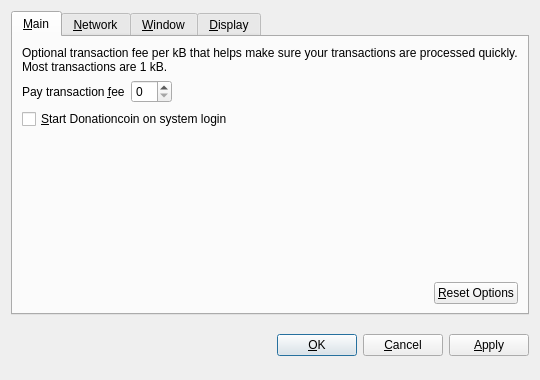
<?xml version="1.0" encoding="UTF-8"?>
<ui version="4.0">
 <class>OptionsDialog</class>
 <widget class="QDialog" name="OptionsDialog">
  <property name="geometry">
   <rect>
    <x>0</x>
    <y>0</y>
    <width>540</width>
    <height>380</height>
   </rect>
  </property>
  <property name="windowTitle">
   <string>Options</string>
  </property>
  <property name="modal">
   <bool>true</bool>
  </property>
  <layout class="QVBoxLayout" name="verticalLayout">
   <item>
    <widget class="QTabWidget" name="tabWidget">
     <property name="tabPosition">
      <enum>QTabWidget::North</enum>
     </property>
     <property name="currentIndex">
      <number>0</number>
     </property>
     <widget class="QWidget" name="tabMain">
      <attribute name="title">
       <string>&amp;Main</string>
      </attribute>
      <layout class="QVBoxLayout" name="verticalLayout_Main">
       <item>
        <widget class="QLabel" name="transactionFeeInfoLabel">
         <property name="text">
          <string>Optional transaction fee per kB that helps make sure your transactions are processed quickly. Most transactions are 1 kB.</string>
         </property>
         <property name="textFormat">
          <enum>Qt::PlainText</enum>
         </property>
         <property name="wordWrap">
          <bool>true</bool>
         </property>
        </widget>
       </item>
       <item>
        <layout class="QHBoxLayout" name="horizontalLayout_1_Main">
         <item>
          <widget class="QLabel" name="transactionFeeLabel">
           <property name="text">
            <string>Pay transaction &amp;fee</string>
           </property>
           <property name="textFormat">
            <enum>Qt::PlainText</enum>
           </property>
           <property name="buddy">
            <cstring>transactionFee</cstring>
           </property>
          </widget>
         </item>
         <item>
          <widget class="DonationcoinAmountField" name="transactionFee"/>
         </item>
         <item>
          <spacer name="horizontalSpacer_1_Main">
           <property name="orientation">
            <enum>Qt::Horizontal</enum>
           </property>
           <property name="sizeHint" stdset="0">
            <size>
             <width>40</width>
             <height>20</height>
            </size>
           </property>
          </spacer>
         </item>
        </layout>
       </item>
       <item>
        <widget class="QCheckBox" name="donationcoinAtStartup">
         <property name="toolTip">
          <string>Automatically start Donationcoin after logging in to the system.</string>
         </property>
         <property name="text">
          <string>&amp;Start Donationcoin on system login</string>
         </property>
        </widget>
       </item>
       <item>
        <spacer name="verticalSpacer_Main">
         <property name="orientation">
          <enum>Qt::Vertical</enum>
         </property>
         <property name="sizeHint" stdset="0">
          <size>
           <width>20</width>
           <height>40</height>
          </size>
         </property>
        </spacer>
       </item>
       <item>
        <layout class="QHBoxLayout" name="horizontalLayout_2_Main">
         <item>
          <spacer name="horizontalSpacer_2_Main">
           <property name="orientation">
            <enum>Qt::Horizontal</enum>
           </property>
           <property name="sizeHint" stdset="0">
            <size>
             <width>40</width>
             <height>20</height>
            </size>
           </property>
          </spacer>
         </item>
         <item>
          <widget class="QPushButton" name="resetButton">
           <property name="toolTip">
            <string>Reset all client options to default.</string>
           </property>
           <property name="text">
            <string>&amp;Reset Options</string>
           </property>
           <property name="autoDefault">
            <bool>false</bool>
           </property>
          </widget>
         </item>
        </layout>
       </item>
      </layout>
     </widget>
     <widget class="QWidget" name="tabNetwork">
      <attribute name="title">
       <string>&amp;Network</string>
      </attribute>
      <layout class="QVBoxLayout" name="verticalLayout_Network">
       <item>
        <widget class="QCheckBox" name="mapPortUpnp">
         <property name="toolTip">
          <string>Automatically open the Donationcoin client port on the router. This only works when your router supports UPnP and it is enabled.</string>
         </property>
         <property name="text">
          <string>Map port using &amp;UPnP</string>
         </property>
        </widget>
       </item>
       <item>
        <widget class="QCheckBox" name="connectSocks">
         <property name="toolTip">
          <string>Connect to the Donationcoin network through a SOCKS proxy (e.g. when connecting through Tor).</string>
         </property>
         <property name="text">
          <string>&amp;Connect through SOCKS proxy:</string>
         </property>
        </widget>
       </item>
       <item>
        <layout class="QHBoxLayout" name="horizontalLayout_Network">
         <item>
          <widget class="QLabel" name="proxyIpLabel">
           <property name="text">
            <string>Proxy &amp;IP:</string>
           </property>
           <property name="textFormat">
            <enum>Qt::PlainText</enum>
           </property>
           <property name="buddy">
            <cstring>proxyIp</cstring>
           </property>
          </widget>
         </item>
         <item>
          <widget class="QValidatedLineEdit" name="proxyIp">
           <property name="maximumSize">
            <size>
             <width>140</width>
             <height>16777215</height>
            </size>
           </property>
           <property name="toolTip">
            <string>IP address of the proxy (e.g. 127.0.0.1)</string>
           </property>
          </widget>
         </item>
         <item>
          <widget class="QLabel" name="proxyPortLabel">
           <property name="text">
            <string>&amp;Port:</string>
           </property>
           <property name="textFormat">
            <enum>Qt::PlainText</enum>
           </property>
           <property name="buddy">
            <cstring>proxyPort</cstring>
           </property>
          </widget>
         </item>
         <item>
          <widget class="QLineEdit" name="proxyPort">
           <property name="maximumSize">
            <size>
             <width>55</width>
             <height>16777215</height>
            </size>
           </property>
           <property name="toolTip">
            <string>Port of the proxy (e.g. 9050)</string>
           </property>
          </widget>
         </item>
         <item>
          <widget class="QLabel" name="socksVersionLabel">
           <property name="text">
            <string>SOCKS &amp;Version:</string>
           </property>
           <property name="textFormat">
            <enum>Qt::PlainText</enum>
           </property>
           <property name="buddy">
            <cstring>socksVersion</cstring>
           </property>
          </widget>
         </item>
         <item>
          <widget class="QValueComboBox" name="socksVersion">
           <property name="toolTip">
            <string>SOCKS version of the proxy (e.g. 5)</string>
           </property>
          </widget>
         </item>
         <item>
          <spacer name="horizontalSpacer_Network">
           <property name="orientation">
            <enum>Qt::Horizontal</enum>
           </property>
           <property name="sizeHint" stdset="0">
            <size>
             <width>40</width>
             <height>20</height>
            </size>
           </property>
          </spacer>
         </item>
        </layout>
       </item>
       <item>
        <spacer name="verticalSpacer_Network">
         <property name="orientation">
          <enum>Qt::Vertical</enum>
         </property>
         <property name="sizeHint" stdset="0">
          <size>
           <width>20</width>
           <height>40</height>
          </size>
         </property>
        </spacer>
       </item>
      </layout>
     </widget>
     <widget class="QWidget" name="tabWindow">
      <attribute name="title">
       <string>&amp;Window</string>
      </attribute>
      <layout class="QVBoxLayout" name="verticalLayout_Window">
       <item>
        <widget class="QCheckBox" name="minimizeToTray">
         <property name="toolTip">
          <string>Show only a tray icon after minimizing the window.</string>
         </property>
         <property name="text">
          <string>&amp;Minimize to the tray instead of the taskbar</string>
         </property>
        </widget>
       </item>
       <item>
        <widget class="QCheckBox" name="minimizeOnClose">
         <property name="toolTip">
          <string>Minimize instead of exit the application when the window is closed. When this option is enabled, the application will be closed only after selecting Quit in the menu.</string>
         </property>
         <property name="text">
          <string>M&amp;inimize on close</string>
         </property>
        </widget>
       </item>
       <item>
        <spacer name="verticalSpacer_Window">
         <property name="orientation">
          <enum>Qt::Vertical</enum>
         </property>
         <property name="sizeHint" stdset="0">
          <size>
           <width>20</width>
           <height>40</height>
          </size>
         </property>
        </spacer>
       </item>
      </layout>
     </widget>
     <widget class="QWidget" name="tabDisplay">
      <attribute name="title">
       <string>&amp;Display</string>
      </attribute>
      <layout class="QVBoxLayout" name="verticalLayout_Display">
       <item>
        <layout class="QHBoxLayout" name="horizontalLayout_1_Display">
         <item>
          <widget class="QLabel" name="langLabel">
           <property name="text">
            <string>User Interface &amp;language:</string>
           </property>
           <property name="textFormat">
            <enum>Qt::PlainText</enum>
           </property>
           <property name="buddy">
            <cstring>lang</cstring>
           </property>
          </widget>
         </item>
         <item>
          <widget class="QValueComboBox" name="lang">
           <property name="toolTip">
            <string>The user interface language can be set here. This setting will take effect after restarting Donationcoin.</string>
           </property>
          </widget>
         </item>
        </layout>
       </item>
       <item>
        <layout class="QHBoxLayout" name="horizontalLayout_2_Display">
         <item>
          <widget class="QLabel" name="unitLabel">
           <property name="text">
            <string>&amp;Unit to show amounts in:</string>
           </property>
           <property name="textFormat">
            <enum>Qt::PlainText</enum>
           </property>
           <property name="buddy">
            <cstring>unit</cstring>
           </property>
          </widget>
         </item>
         <item>
          <widget class="QValueComboBox" name="unit">
           <property name="toolTip">
            <string>Choose the default subdivision unit to show in the interface and when sending coins.</string>
           </property>
          </widget>
         </item>
        </layout>
       </item>
       <item>
        <widget class="QCheckBox" name="displayAddresses">
         <property name="toolTip">
          <string>Whether to show Donationcoin addresses in the transaction list or not.</string>
         </property>
         <property name="text">
          <string>&amp;Display addresses in transaction list</string>
         </property>
        </widget>
       </item>
       <item>
        <widget class="QCheckBox" name="coinControlFeatures">
         <property name="toolTip">
          <string>Whether to show coin control features or not.</string>
         </property>
         <property name="text">
          <string>Display coin &amp;control features (experts only!)</string>
         </property>
        </widget>
       </item>
       <item>
        <spacer name="verticalSpacer_Display">
         <property name="orientation">
          <enum>Qt::Vertical</enum>
         </property>
         <property name="sizeHint" stdset="0">
          <size>
           <width>20</width>
           <height>40</height>
          </size>
         </property>
        </spacer>
       </item>
      </layout>
     </widget>
    </widget>
   </item>
   <item>
    <layout class="QHBoxLayout" name="horizontalLayout_Buttons">
     <item>
      <spacer name="horizontalSpacer_1">
       <property name="orientation">
        <enum>Qt::Horizontal</enum>
       </property>
       <property name="sizeHint" stdset="0">
        <size>
         <width>40</width>
         <height>48</height>
        </size>
       </property>
      </spacer>
     </item>
     <item>
      <widget class="QLabel" name="statusLabel">
       <property name="font">
        <font>
         <weight>75</weight>
         <bold>true</bold>
        </font>
       </property>
       <property name="text">
        <string/>
       </property>
       <property name="textFormat">
        <enum>Qt::PlainText</enum>
       </property>
       <property name="wordWrap">
        <bool>true</bool>
       </property>
      </widget>
     </item>
     <item>
      <spacer name="horizontalSpacer_2">
       <property name="orientation">
        <enum>Qt::Horizontal</enum>
       </property>
       <property name="sizeHint" stdset="0">
        <size>
         <width>40</width>
         <height>48</height>
        </size>
       </property>
      </spacer>
     </item>
     <item>
      <widget class="QPushButton" name="okButton">
       <property name="text">
        <string>&amp;OK</string>
       </property>
      </widget>
     </item>
     <item>
      <widget class="QPushButton" name="cancelButton">
       <property name="text">
        <string>&amp;Cancel</string>
       </property>
       <property name="autoDefault">
        <bool>false</bool>
       </property>
      </widget>
     </item>
     <item>
      <widget class="QPushButton" name="applyButton">
       <property name="text">
        <string>&amp;Apply</string>
       </property>
       <property name="autoDefault">
        <bool>false</bool>
       </property>
      </widget>
     </item>
    </layout>
   </item>
  </layout>
 </widget>
 <customwidgets>
  <customwidget>
   <class>DonationcoinAmountField</class>
   <extends>QSpinBox</extends>
   <header>donationcoinamountfield.h</header>
  </customwidget>
  <customwidget>
   <class>QValueComboBox</class>
   <extends>QComboBox</extends>
   <header>qvaluecombobox.h</header>
  </customwidget>
  <customwidget>
   <class>QValidatedLineEdit</class>
   <extends>QLineEdit</extends>
   <header>qvalidatedlineedit.h</header>
  </customwidget>
 </customwidgets>
 <resources/>
 <connections/>
</ui>
